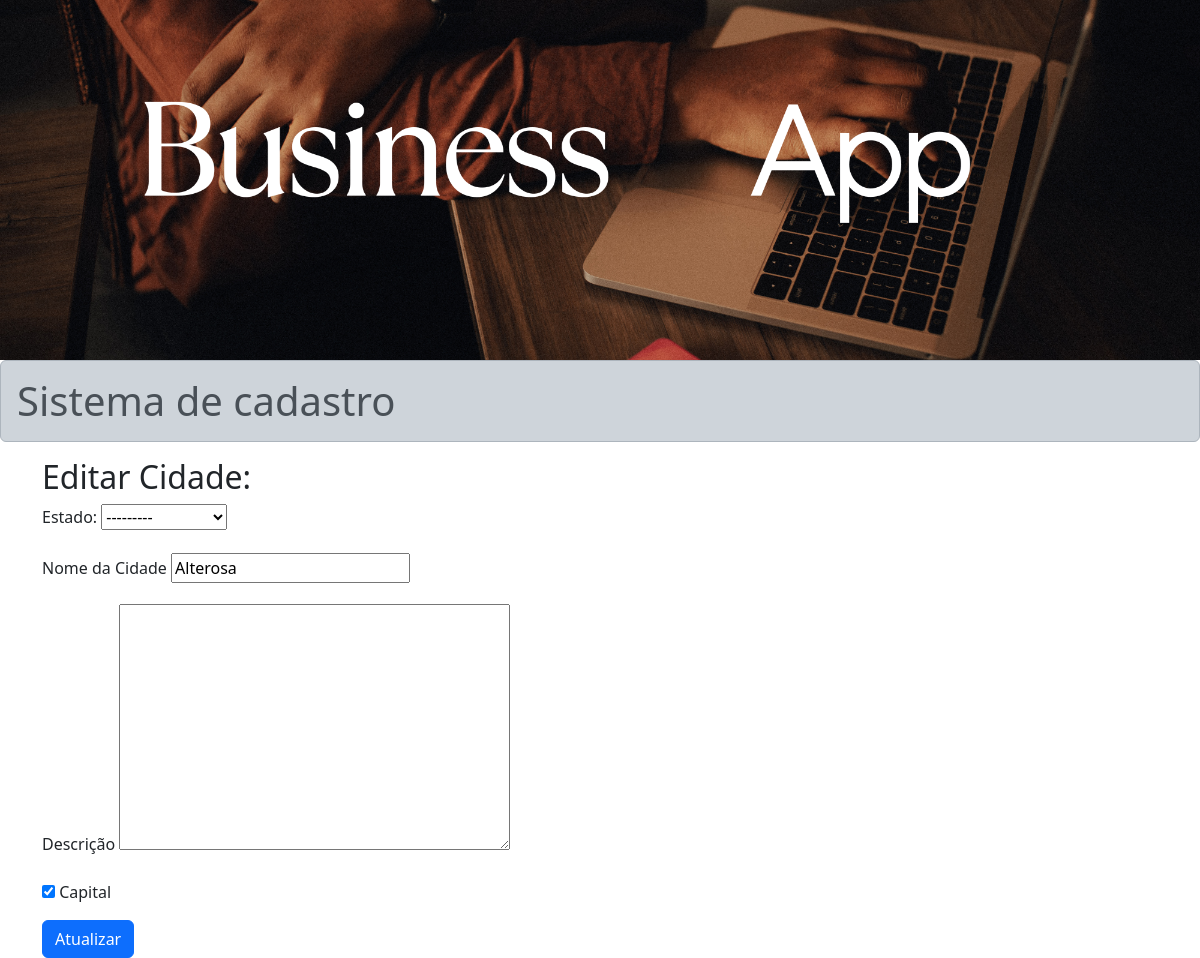
The app's page /update/12/ with its own data.
### cadastros/models.py (models this page shows, shortened)
class Cidade(models.Model):
    estado = models.ForeignKey(Estado, on_delete=models.PROTECT, null=True, blank=False)
    nome = models.CharField(max_length=100, unique=True)
    capital = models.BooleanField(default=False)
    descricao = models.TextField(verbose_name='Descrição', blank=True, null=True)

### cadastros/views.py (the view)
# urls.py: path('update/<int:pk>/', CidadeUpdate.as_view(), name='cidades-editar'),
class CidadeUpdate(UpdateView, SuccessMessageMixin):
    model = Cidade
    form_class = CidadeForm
    template_name = 'cadastros/edita_cidades.html'
    success_url = reverse_lazy('cidades-list')
    success_message = 'Cadastro Atualizado com Sucesso'

### cadastros/forms.py
class CidadeForm(forms.ModelForm):
    class Meta:
        model = Cidade
        fields = '__all__'

### cadastros/models.py (called while the page is built)
    def __str__(self):
        return self.nome

### cadastros/templates/cadastros/edita_cidades.html (shortened to what this page needs)
{% extends 'base.html' %}
{% block conteudo %}
    <h2>Editar Cidade:</h2>
    <form action="{% url 'cidades-editar' cidade.id %}" method="POST">
        <div class="mb-3">
            <label class="form-label" >Estado:</label>
            {{ form.estado }}
        </div>
        <div class="mb-3 mt-3">
            <label class="form-label">Nome da Cidade</label>
            {{ form.nome }}
        </div>
        <div class="mb-3 mt-3">
            <label class="form-label">Descrição</label>
            {{ form.descricao }}
        </div>
        <div class="mb-3">
            {{ form.capital }}
            <label class="form-check-label" >Capital</label>
        </div>
        <button type="submit" class="btn btn-primary">Atualizar</button>
    </form>
{% endblock %}

### records on screen
Cidade: estado "---------", nome "Alterosa", capital "☑"
